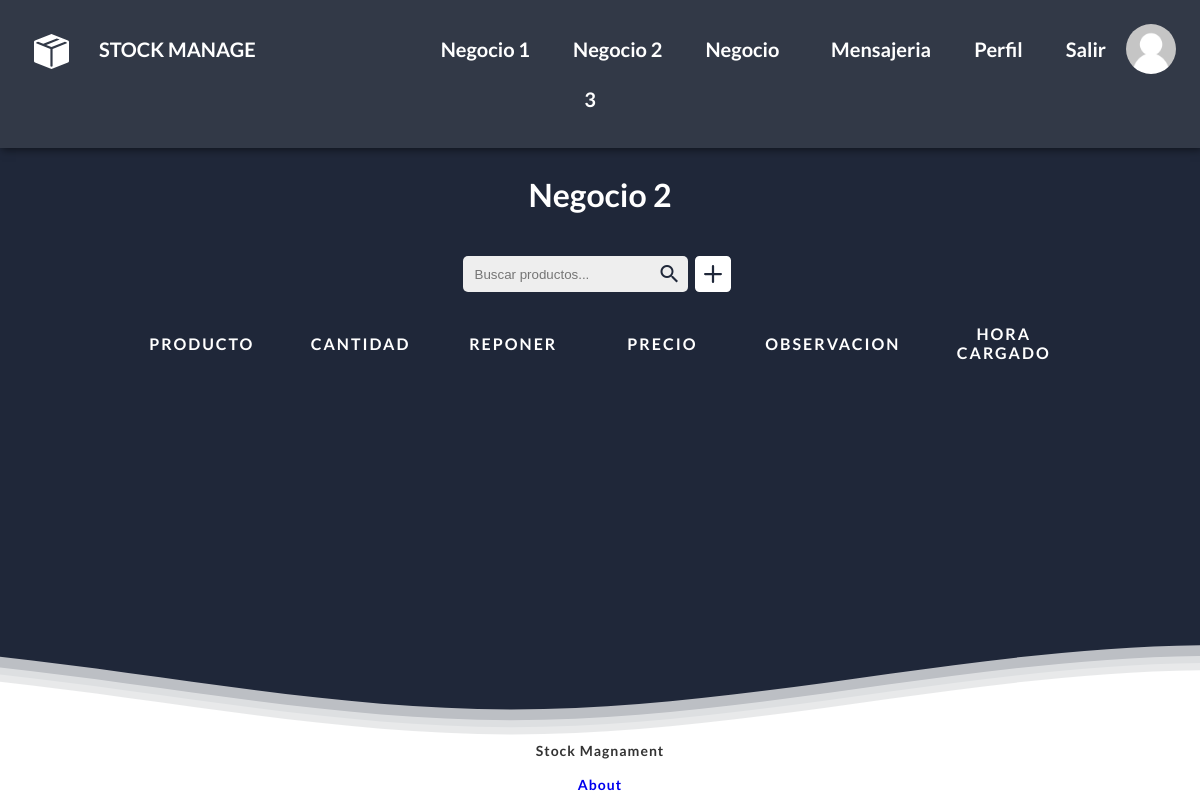
Page /negocio_2/ (signed in) on the earlier database version.
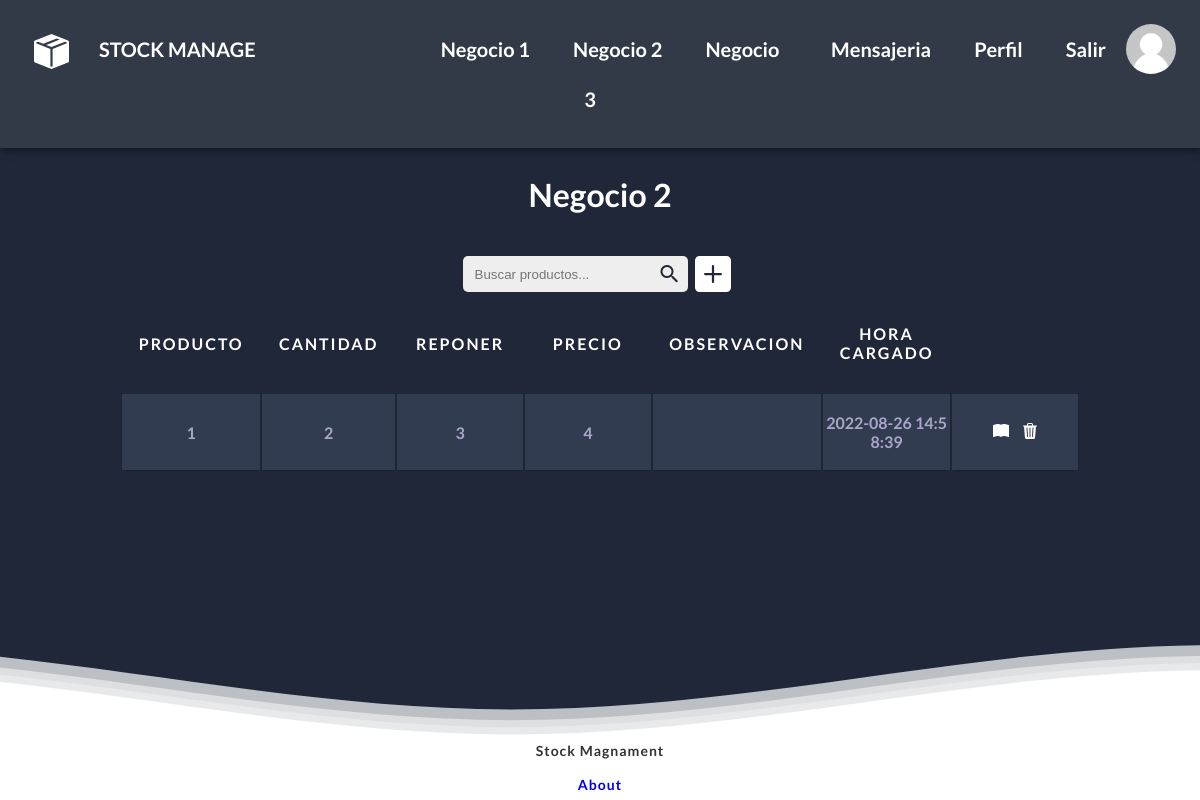
Same page on the later database version.
### application/models.py (models this page shows, shortened)
class Negocio_2(models.Model):
    nombre_producto = models.CharField(max_length=100)
    cantidad = models.IntegerField()
    precio_individual = models.IntegerField()
    reponer = models.IntegerField()
    observacion = models.CharField(max_length=10000)
    hora_cargado = models.CharField(max_length=20)
    class Meta:
        verbose_name = 'Producto'
        verbose_name_plural = 'Negocio 2'

### application/views.py (the view)
# urls.py: path('negocio_2/' ,negocio_2_listar, name='negocio_2_listar'),
@login_required
def negocio_2_listar(request):
    return listar_productos(
    request= request,
    modelo= Negocio_2,
    titulo= 'Negocio 2',
    link1= 'home',
    link2= 'negocio_1_listar',
    link3= 'negocio_3_listar',
    pagina1='HOME',
    pagina2='NEGOCIO 1',
    pagina3= 'NEGOCIO 3',
    ruta_enviar= 'negocio_2_listar'
    )

### application/templates/application/base_negocios.html (shortened to what this page needs)
<!DOCTYPE html>
<html lang="en">
<head>
    {% load static %}
    <link rel="stylesheet" href="{% static 'application/css/2.css'%}">
</head>
<body>
    <header>
        <div id="nav">
            <nav id="nav-1">
                <div class="div-navs">
                    <div style="text-align: start;">
                        <a class="link-1" href="{% url 'home' %}">STOCK MANAGE</a>
                    </div>
                    <div style="text-align: center;">
                        <a class="link-1" href="{% url 'negocio_1_listar' %}">Negocio 1</a>
                        <a class="link-1" href="{% url 'negocio_2_listar' %}">Negocio 2</a>
                        <a class="link-1" href="{% url 'negocio_3_listar' %}">Negocio 3</a>
                    </div>
                    <div style="text-align: end;">
                        <a class="link-1" href="{% url 'messages' %}">Mensajeria</a>
                        <a class="link-1" href="{% url 'profile'%}">Perfil</a>
                        <a class="link-1" href="{% url 'logout' %}">Salir</a>
                        {% if flag %}
                        <img class="avatar" src="{{avatar}}" alt="">
                        {% else %}
                        <img class="avatar" src="{% static 'application/no-avatar/default-user-image.png' %}" alt="">
                        {% endif %}
                    </div>
                </div>
            </nav>
        </div>
        {% block borrar %}
        <h2>{{titulo}}</h2>
        <div class="main flex" id="forms">
            <form method="get" action="{% url ruta_enviar %}" class="search_bar">
                <div id="searchUsers" class="instant-search">
                    <div class="instant-search__input-container">
                        <input name="nombre_producto" class="instant-search__input" type="text" spellcheck="false"
                            placeholder="Buscar productos...">
                        <i class="material-icons instant-search__icon">search</i>
                    </div>
                </div>
            </form>
            <a href="agregar" class="a-agregar">
            </a>
        </div>
        {% endblock borrar %}
    </header>
    {% block contenido %}
    <div id="table" style=" flex: 1 0 auto;">
        <table class="container">
            <thead>
                <tr>
                    <th>
                        <h1>PRODUCTO</h1>
                    </th>
                    <th>
                        <h1>CANTIDAD</h1>
                    </th>
                    <th>
                        <h1>REPONER</h1>
                    </th>
                    <th>
                        <h1>PRECIO</h1>
                    </th>
                    <th>
                        <h1>OBSERVACION</h1>
                    </th>
                    <th>
                        <h1>HORA CARGADO</h1>
                    </th>
                </tr>
            </thead>
            <tbody>
                {% for producto in listado_productos %}
                <tr>
                    <td>{{producto.nombre_producto}}</td>
                    <td>{{producto.cantidad}}</td>
                    <td>{{producto.reponer}}</td>
                    <td>{{producto.precio_individual}}</td>
                    <td>{{producto.observacion}}</td>
                    <td>{{producto.hora_cargado}}</td>
                    <td>
                        <a href="actualizar/{{producto.id}}" style="color: white; padding-right: 10px; ">
                            </a>
                        <a href="borrar/{{producto.id}}" style="color: white ;">
                        </a>
                    </td>
                </tr>
                {%endfor%}
            </tbody>
        </table>
    </div>
    {% endblock contenido %}
    <footer>
        <div id="nubes">
            <div class="footer">
                <p>Stock Magnament<br><br> <a href="{% url 'about' %}" class="a-footer-about">About</a></p>
            </div>
        </div>
    </footer>
</body>
</html>

### application/static/application/css/2.css (style rules this page uses)
html { margin: 0; height: 100%; }
body { margin: 0px; background-color: #1F2739; display: flex; flex-direction: column; height: 100%; }
nav { margin-top: 0px; padding: 24px; text-align: center; font-family: 'Lato', sans-serif; box-shadow: 2px 2px 8px rgba(0, 0, 0, 0.5); }
#nav-1 { background: #323947; }
.link-1 { font-weight: bold; transition: 0.3s ease; background: #323947; color: #ffffff; font-size: 20px; text-decoration: none; border-top: 4px solid #323947; border-bottom: 4px solid #323947; padding: 20px 0; margin: 0 20px; line-height: 2.5; }
h1 { font-family: 'Lato', sans-serif; font-weight:bold; letter-spacing: 2px; font-size:48px; }
p { font-family: 'Lato', sans-serif; letter-spacing: 1px; font-size:14px; color: #ffffff; font-weight: bold; }
.main { text-align:center; color:#1F2739; padding-top: 1em; }
.flex { display: flex; justify-content: center; align-items: center; text-align: center; }
.container th h1 { font-weight: bold; font-size: 1em; text-align: center; color: #ffffff; }
.container td { word-break: break-all; font-family: 'Lato', sans-serif; font-weight: bold; font-size: 1em; color: #aaa6ca; -webkit-box-shadow: 0 2px 2px -2px #0E1119; -moz-box-shadow: 0 2px 2px -2px #0E1119; box-shadow: 0 2px 2px -2px #0E1119; }
.container { text-align: center; overflow: hidden; width: 80%; margin: 0 auto; display: table; padding: 0 0 8em 0; }
.container td, .container th { padding-bottom: 2%; padding-top: 2%; width: 10%; }
.container tr:nth-child(odd) { background-color: #323C50; }
.container th { background-color: #1F2739; }
.container td:first-child { color: #aaa6ca; }
.waves { position:relative; width: 100%; height:5vh; margin-bottom:-7px; min-height:100px; max-height:150px; }
.footer { bottom: 0; position: relative; display: flex; height: 65px; background-color: white; justify-content: center; align-items: center; text-align: center }
h1 { font-family: 'Lato', sans-serif; font-weight:300; letter-spacing: 2px; font-size:48px; }
p { font-family: 'Lato', sans-serif; letter-spacing: 1px; font-size:14px; color: #333333; }
.instant-search { position: relative; max-width: 250px; }
.instant-search, .instant-search__input { font-family: sans-serif; }
.instant-search, .instant-search * { transition: background 0.15s, box-shadow 0.15s; }
.instant-search, .instant-search__input-container { border-radius: 5px; }
.instant-search__input-container { display: inline-flex; box-sizing: border-box; width: 100%; padding: 6px; background: #eeeeee; }
.instant-search__input { flex-grow: 1; border: none; outline: none; width: 100%; padding: 0 6px; background: transparent; }
.div-navs { display: grid; Grid-template-columns: 1fr 1fr 1fr; }
h2 { font-family: 'Lato', sans-serif; font-weight: bold; font-size: 2em; text-align: center; color: #ffffff; }
.a-agregar { padding-top: 3px; width: 50px; }
#boton-agregar { color: white; margin: 0 auto; transform: scale(2.25); }
.avatar { height: 50px; width: 50px; float: right; background-repeat: no-repeat; background-position: 50%; border-radius: 50%; background-size: 100% auto; }
.icon-stock-left { float: left; padding: 10px; }
.a-footer-about { text-decoration: none; }

Differences in the rows shown:
added Negocio_2: nombre_producto "1", cantidad "2", reponer "3", precio_individual "4", hora_cargado "2022-08-26 14:58:39"
